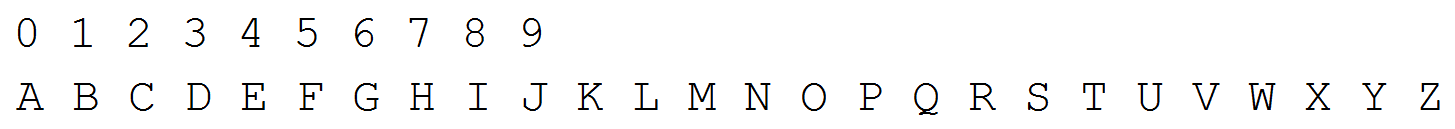
#> input picture training_chars.png, 1455 x 129 px
$ python training2.py   (Python 2 division)
#> lines starting #> are read from the running program, lines starting #| are printed output that depends on the picture; after the words box and inside, x2 and y2 are one past the last pixel; in counts of white or black regions, pixels touching at a corner belong together
# Author: Kyla Bouldin, Yashvardhan Gusani
# Description: creates training data and classification files

import sys
import numpy as np
import cv2

# constants
MIN_CONTOUR_AREA = 10
RESIZED_IMAGE_WIDTH = 20
RESIZED_IMAGE_HEIGHT = 30


# ====================
# Custom function designed to sort the contours
# ====================
def sortContours(point1):
    tolerance_factor = 60
    mom1 = cv2.moments(point1)

    x = int(mom1['m10'] / mom1['m00'])
    y = int(mom1['m01'] / mom1['m00'])

    return ((y // tolerance_factor) * tolerance_factor) * 100 + x


# ====================
# main function; starts training process
# ====================
def main():
    # read in training numbers image, grayscale it, filter to black and white, display image, make a copy
    imgTrainingNumbers = cv2.imread("training_chars.png")
#> imgTrainingNumbers is the input picture: shape (129, 1455, 3); mean B, G, R 247, 246.9, 246.9
    imgGray = cv2.cvtColor(imgTrainingNumbers, cv2.COLOR_BGR2GRAY)
    imgThresh = cv2.adaptiveThreshold(imgGray, 255, cv2.ADAPTIVE_THRESH_GAUSSIAN_C, cv2.THRESH_BINARY_INV, 11, 2)
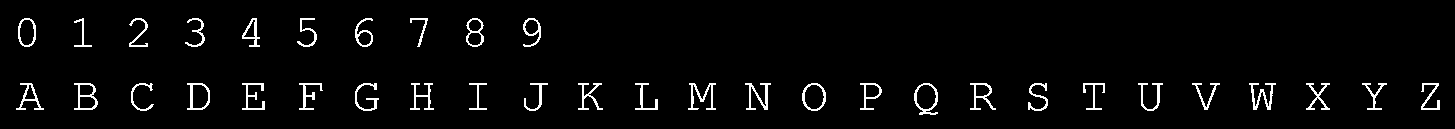
#> imgThresh: shape (129, 1455); 3.4% white in thin lines or dots, all inside (x1, y1, x2, y2) = (16, 18, 1440, 115)
    cv2.imshow("imgThresh", imgThresh)
    imgThreshCopy = imgThresh.copy()

    # find and sort contours
    contours, hierarchy = cv2.findContours(imgThreshCopy, cv2.RETR_EXTERNAL, cv2.CHAIN_APPROX_SIMPLE)
#> contours = 36 contours; largest, box (x1, y1, x2, y2) and area: (914, 83, 938, 115) 533, (802, 83, 826, 111) 503, (187, 83, 210, 110) 461, (74, 83, 98, 110) 437, (18, 18, 36, 47) 408
    contours.sort(key=lambda x: sortContours(x))

    # declare empty numpy array for each training data sample
    trainingdata = np.empty((0, RESIZED_IMAGE_WIDTH * RESIZED_IMAGE_HEIGHT))
    # declare empty classifications list
    intClassifications = []

    # show found contours using bounding rect
    for contour in contours:
        if cv2.contourArea(contour) > MIN_CONTOUR_AREA:
            [intX, intY, intW, intH] = cv2.boundingRect(contour)
            cv2.rectangle(imgTrainingNumbers, (intX, intY), (intX + intW, intY + intH), (255, 0, 255), 1)

            # USE THIS WHEN FINDING CONTOURS ON HANDWRITTEN IMAGE TOO
            contourImg = imgThresh[intY:intY + intH, intX:intX + intW]
            contourImgResized = cv2.resize(contourImg, (RESIZED_IMAGE_WIDTH, RESIZED_IMAGE_HEIGHT))

            cv2.imshow("training_numbers.png", imgTrainingNumbers)
            sampleLetter = contourImgResized.reshape((1,
                                                      RESIZED_IMAGE_WIDTH * RESIZED_IMAGE_HEIGHT))  # flatten image to 1d numpy array so we can write to file later
            trainingdata = np.append(trainingdata, sampleLetter,
                                     0)  # add current flattened impage numpy array to list of flattened image numpy arrays
#> this loop made 36 passes
#> (intX, intY, intW, intH) on passes 1 to 12: (18, 18, 18, 29), (74, 18, 18, 29), (129, 18, 19, 29), (185, 18, 20, 29), (242, 18, 18, 29), (297, 18, 20, 29), (355, 18, 18, 29), (410, 18, 18, 29), (466, 18, 18, 29), (523, 18, 18, 29), (16, 83, 28, 27), (74, 83, 24, 27)
#> pass 1, in main, `contourImgResized = cv2.resize(contourImg, (RESIZED_IMAGE_WIDTH, RESIZ..`:
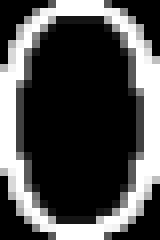
#> contourImgResized: shape (30, 20) (shown 8 times larger); min 0, max 255, mean 76.2
#> pass 1, in main, `cv2.imshow("training_numbers.png", imgTrainingNumbers)`:
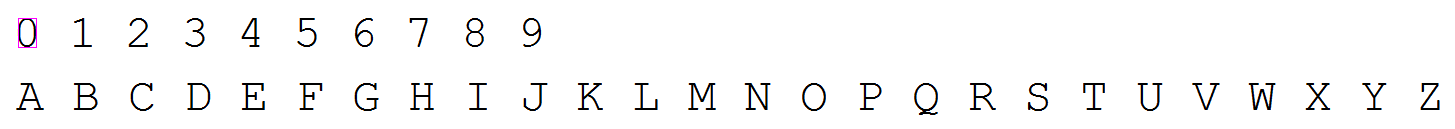
#> window 'training_numbers.png': shape (129, 1455, 3); mean B, G, R 247, 246.8, 247
#> pass 2, in main, `contourImgResized = cv2.resize(contourImg, (RESIZED_IMAGE_WIDTH, RESIZ..`:
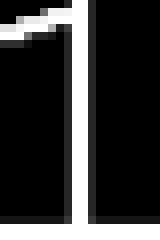
#> contourImgResized: shape (30, 20) (shown 8 times larger); min 0, max 255, mean 53.7
#> after the loop:
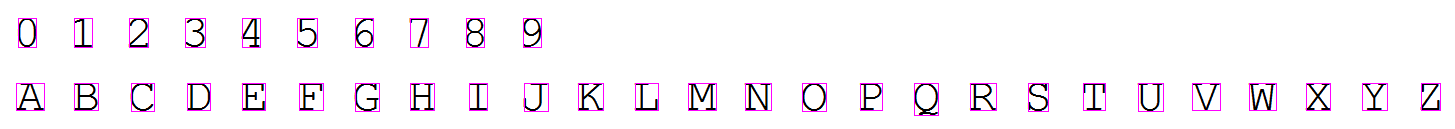
#> imgTrainingNumbers: shape (129, 1455, 3); 1.93% of pixels changed, all inside (x1, y1, x2, y2) = (16, 18, 1441, 116)
#> after the loop:
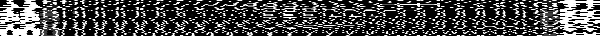
#> trainingdata: shape (36, 600) float64; min 0, max 255, mean 73.2

    cv2.waitKey(0)

    # create classifications - has to be a number
    intClassifications = [ord('0'), ord('1'), ord('2'), ord('3'), ord('4'), ord('5'), ord('6'), ord('7'), ord('8'),
                          ord('9'),
                          ord('A'), ord('B'), ord('C'), ord('D'), ord('E'), ord('F'), ord('G'), ord('H'), ord('I'),
                          ord('J'),
                          ord('K'), ord('L'), ord('M'), ord('N'), ord('O'), ord('P'), ord('Q'), ord('R'), ord('S'),
                          ord('T'),
                          ord('U'), ord('V'), ord('W'), ord('X'), ord('Y'), ord('Z')]

    # convert classifications list of ints to numpy array of floats
    floatClassifications = np.array(intClassifications, np.float32)

    # flatten to 1d
    flatClassifications = floatClassifications.reshape((floatClassifications.size, 1))

    print "\n\ntraining complete !!\n"

    np.savetxt("classification_labels.txt", flatClassifications)  # write flattened images to file
    np.savetxt("training_data.txt", trainingdata)  #

    cv2.destroyAllWindows()  # remove windows from memory

    return


# ====================
# Run main methods
# ====================
main()

$ run again, with courier_test.png copied over training_chars.png
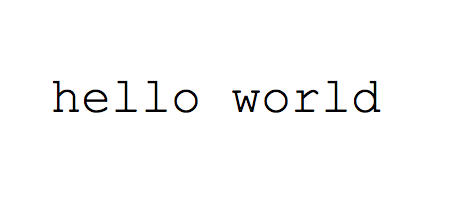
#> input picture courier_test.png, 450 x 200 px
#> in main, imgTrainingNumbers is the input picture: shape (200, 450, 3); mean B, G, R 250.1, 250.1, 250.1
#> in main, `imgThresh = cv2.adaptiveThreshold(imgGray, 255, cv2.ADAPTIVE_THRESH_GA..`:
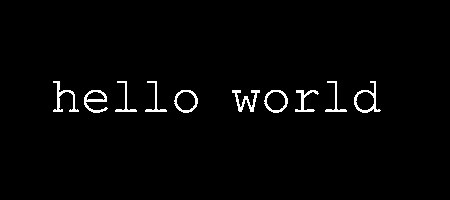
#> imgThresh: shape (200, 450); 2% white in thin lines or dots, all inside (x1, y1, x2, y2) = (53, 81, 381, 113)
#> contours = 10 contours; largest, box (x1, y1, x2, y2) and area: (354, 81, 381, 113) 414, (264, 90, 288, 113) 399, (174, 90, 198, 113) 399, (84, 90, 108, 113) 256, (232, 90, 260, 112) 140
#> the loop in main, `for contour in contours:` made 10 passes
#> (intX, intY, intW, intH) on passes 1 to 8: (53, 81, 26, 31), (84, 90, 24, 23), (115, 81, 22, 31), (145, 81, 22, 31), (174, 90, 24, 23), (232, 90, 28, 22), (264, 90, 24, 23), (295, 90, 24, 22)
#> after the loop in main, `for contour in contours:`:
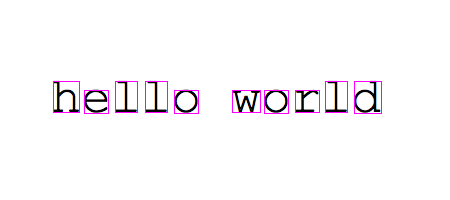
#> imgTrainingNumbers: shape (200, 450, 3); 1.14% of pixels changed, all inside (x1, y1, x2, y2) = (53, 81, 382, 114)

$ run again, with courierfont_lowercase.png copied over training_chars.png
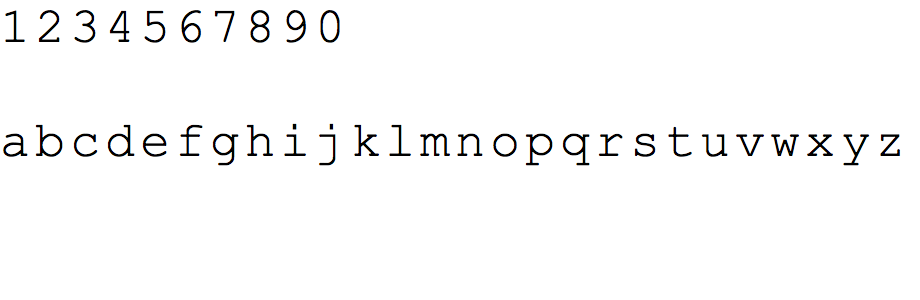
#> input picture courierfont_lowercase.png, 920 x 300 px
#> in main, imgTrainingNumbers is the input picture: shape (300, 920, 3); mean B, G, R 248.8, 248.8, 248.8
#> in main, `imgThresh = cv2.adaptiveThreshold(imgGray, 255, cv2.ADAPTIVE_THRESH_GA..`:
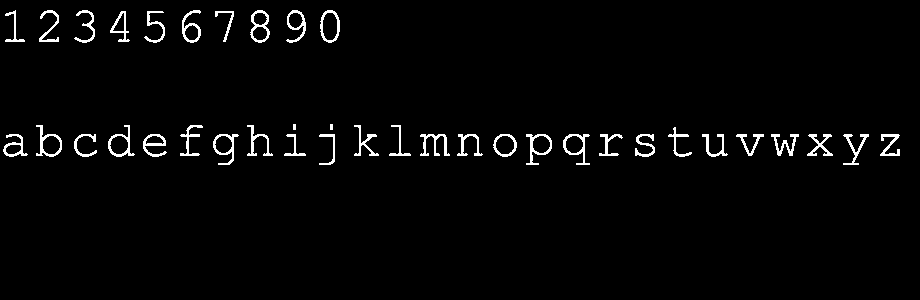
#> imgThresh: shape (300, 920); 2.5% white in thin lines or dots, all inside (x1, y1, x2, y2) = (3, 10, 900, 165)
#> contours = 38 contours, 2 with area under 20; largest, box (x1, y1, x2, y2) and area: (320, 10, 340, 43) 493, (250, 10, 270, 43) 464, (36, 125, 62, 157) 426, (108, 125, 135, 157) 414, (526, 134, 552, 165) 408
#> the loop in main, `for contour in contours:` made 38 passes
#> (intX, intY, intW, intH) on passes 1 to 8: (5, 10, 20, 32), (39, 10, 20, 32), (74, 10, 21, 33), (110, 11, 20, 31), (144, 11, 21, 32), (182, 10, 19, 33), (215, 11, 19, 31), (250, 10, 20, 33)
#> after the loop in main, `for contour in contours:`:
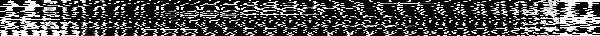
#> trainingdata: shape (36, 600) float64; min 0, max 255, mean 76.7
